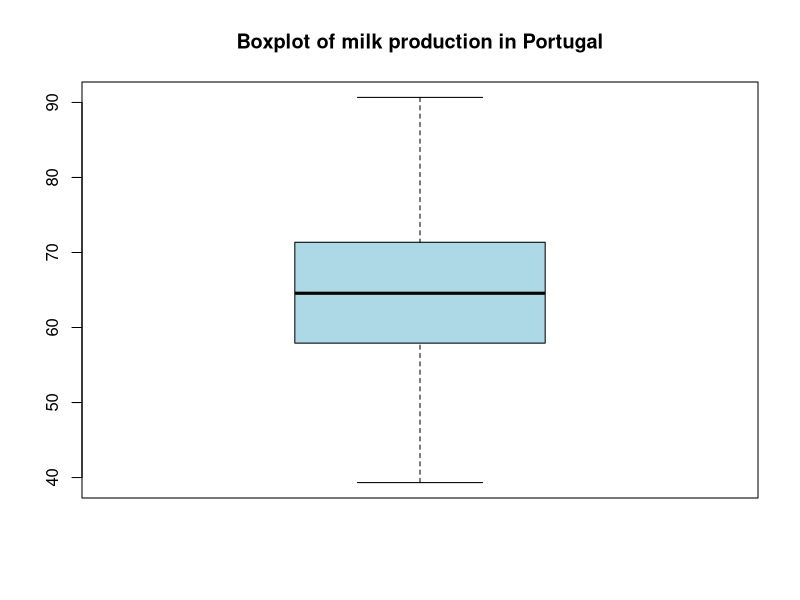
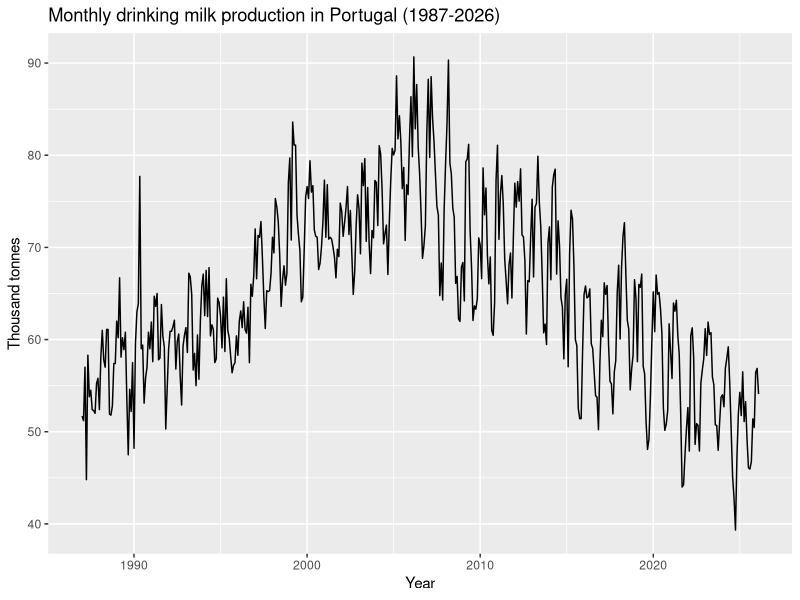

Here is the R script that generated these plots, in order:
## ---- chunk 1
#install.packages("readxl")
#install.packages("lubridate")

library(readxl)
library(dplyr)
library(lubridate)
library(ggplot2)
library(forecast)
## ---- chunk 2
dados <- read.csv("leite.csv")
dados
## ---- chunk 3
dadosSelected <- select(dados, TIME_PERIOD, OBS_VALUE)
dadosSelected <- dadosSelected[-c(1,2, 3), ] #eliminação de meses vazios no inicio
head(dadosSelected)
## ---- chunk 4
ts_data <- ts(dadosSelected$OBS_VALUE, start = c(1987, 1), frequency = 12)

## ---- chunk 5
dadosSelected$OBS_VALUE <- as.numeric(gsub(",", ".", dadosSelected$OBS_VALUE))
boxplot(dadosSelected$OBS_VALUE, main = "Boxplot of milk production in Portugal", col = "lightblue")

## ---- chunk 6
autoplot(ts_data,
         ylab = "Thousand tonnes",
         xlab = "Year",
         main = "Monthly drinking milk production in Portugal (1987-2026)")
